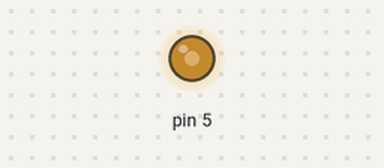
Recording of a sketch running on a simulated Arduino Nano, built with avr-gcc and run on an emulated ATmega328P. On the bench: output pins drawn as LEDs (lit = HIGH).

Above: at 0.1 s.
Timing chart, 0 to 1.6 s (numbered marks = the images above):
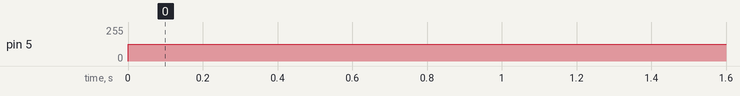

The sketch:

SquareWave-Nano.ino
```cpp
void setup() {

TCCR0B = TCCR0B & B11111000 | B00000001; // for PWM frequency of 62500.00 Hz
pinMode(5,OUTPUT);

}

void loop() {

analogWrite(5,127);

}
```

Measured:
- by itself, pin 5: 0/255 → 127/255 at 0.00 s
